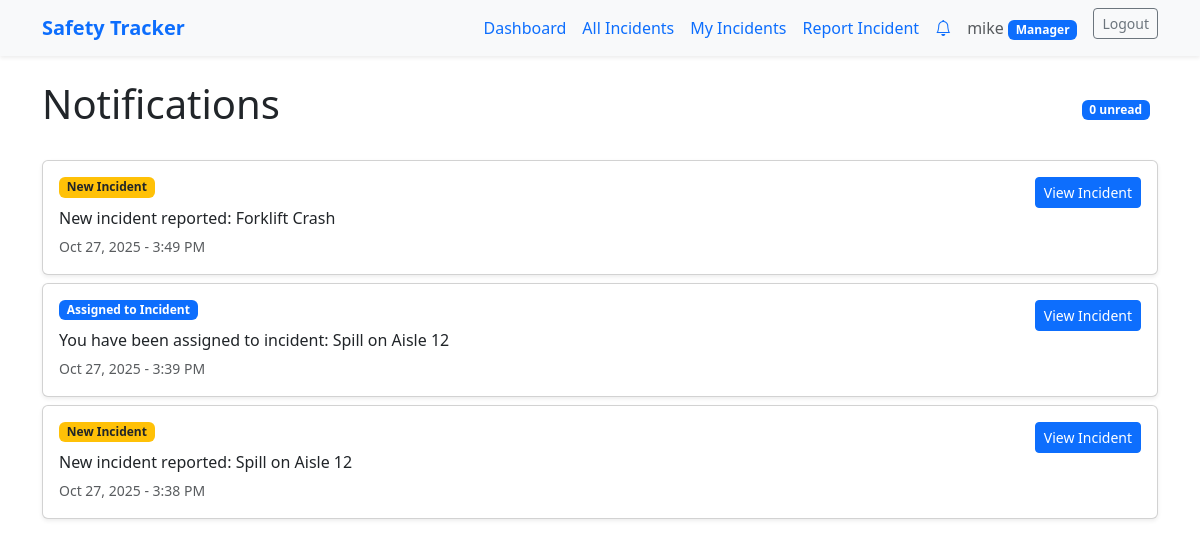
Screenshot of /incident_reporter/notifications/ (signed in) with the database file from the repository.
### incident_reporter/models.py (models this page shows, shortened)
class Notification(models.Model):
    NOTIFICATION_TYPES = [
        ('new_incident', 'New Incident'),
        ('status_change', 'Status Change'),
        ('assigned', 'Assigned to Incident'),
    ]
    user = models.ForeignKey(User, on_delete=models.CASCADE, related_name='notifications')
    incident = models.ForeignKey(Incident, on_delete=models.CASCADE, related_name='notifications')
    message = models.CharField(max_length=255)
    notification_type = models.CharField(max_length=20, choices=NOTIFICATION_TYPES)
    is_read = models.BooleanField(default=False)
    created_at = models.DateTimeField(auto_now_add=True)
    class Meta:
        ordering = ['-created_at']

### incident_reporter/views.py (the view)
# urls.py: path('notifications/', views.notifications_list, name='notifications'),
@login_required(login_url='/users/login/')
def notifications_list(request):
    notifications = Notification.objects.filter(user=request.user)
    unread_count = notifications.filter(is_read=False).count()
    context = {
        'notifications': notifications,
        'unread_count': unread_count,
    }
    return render(request, 'incident_reporter/notifications.html', context)

### incident_reporter/context_processors.py (called while the page is built)
def unread_notifications(request):
    if request.user.is_authenticated:
        unread_count = Notification.objects.filter(user=request.user, is_read=False).count()
        return {'unread_notifications_count': unread_count}
    return {'unread_notifications_count': 0}

### users/models.py (called while the page is built)
    def is_manager(self):
        return self.role == 'manager'

### incident_reporter/templates/incident_reporter/notifications.html (shortened to what this page needs)
{% extends 'layout.html' %}
{% block content %}
<section>
    <div class="d-flex justify-content-between align-items-center mb-4">
        <h1>Notifications</h1>
        <div>
            <span class="badge bg-primary me-2">{{ unread_count }} unread</span>
        </div>
    </div>
    {% for notification in notifications %}
        <div class="card mb-2 shadow-sm {% if not notification.is_read %}border-primary{% endif %}">
            <div class="card-body">
                <div class="d-flex justify-content-between align-items-start">
                    <div class="flex-grow-1">
                        <div class="d-flex align-items-center mb-2">
                            <span class="badge
                                {% if notification.notification_type == 'new_incident' %}bg-warning text-dark
                                {% elif notification.notification_type == 'status_change' %}bg-info
                                {% elif notification.notification_type == 'assigned' %}bg-primary
                                {% endif %} me-2">
                                {{ notification.get_notification_type_display }}
                            </span>
                        </div>
                        <p class="mb-1">{{ notification.message }}</p>
                        <small class="text-muted">{{ notification.created_at|date:"M d, Y - g:i A" }}</small>
                    </div>
                    <a href="{% url 'incident:mark-notification-read' notification_id=notification.id %}"
                       class="btn btn-sm btn-primary">View Incident</a>
                </div>
            </div>
        </div>
    {% empty %}
        <div class="alert alert-info">
            No notifications yet.
        </div>
    {% endfor %}
</section>
{% endblock %}

### templates/layout.html (shortened to what this page needs)
<!DOCTYPE html>
{% load static %}
<html lang="en">
<head>
    <link href="https://cdn.jsdelivr.net/npm/bootstrap@5.3.2/dist/css/bootstrap.min.css" rel="stylesheet">
    <link rel="stylesheet" href="https://cdn.jsdelivr.net/npm/bootstrap-icons@1.11.1/font/bootstrap-icons.css">
</head>
<body class="bg-white text-dark">
    <nav class="navbar navbar-expand-lg navbar-light bg-light shadow-sm mb-4">
      <div class="container">
        <a class="navbar-brand text-primary fw-bold" href="/">Safety Tracker</a>
        <div class="collapse navbar-collapse" id="navbarNav">
          <ul class="navbar-nav ms-auto">
            {% if user.is_authenticated %}
                {% if user.profile.is_manager %}
                    <li class="nav-item"><a class="nav-link text-primary" href="{% url 'incident:manager-dashboard' %}">Dashboard</a></li>
                    <li class="nav-item"><a class="nav-link text-primary" href="{% url 'incident:list' %}">All Incidents</a></li>
                    <li class="nav-item"><a class="nav-link text-primary" href="{% url 'incident:my-incidents' %}">My Incidents</a></li>
                    <li class="nav-item"><a class="nav-link text-primary" href="{% url 'incident:new-incident' %}">Report Incident</a></li>
                    <li class="nav-item">
                        <a class="nav-link text-primary position-relative" href="{% url 'incident:notifications' %}">
                            <i class="bi bi-bell"></i>
                        </a>
                    </li>
                {% endif %}
                <li class="nav-item">
                  <span class="nav-link text-muted">
                    {{ user.username }}
                    {% if user.profile.is_manager %}
                      <span class="badge bg-primary">Manager</span>
                    {% endif %}
                  </span>
                </li>
                <li class="nav-item">
                  <form action="{% url 'users:logout' %}" method="post" class="d-inline">
                      <button class="btn btn-outline-secondary btn-sm ms-2" type="submit">Logout</button>
                  </form>
                </li>
            {% else %}
                <li class="nav-item"><a class="nav-link text-primary" href="{% url 'users:register' %}">Register</a></li>
                <li class="nav-item"><a class="nav-link text-primary" href="{% url 'users:login' %}">Login</a></li>
            {% endif %}
          </ul>
        </div>
      </div>
    </nav>
    <main class="container">
        {% block content %}
        {% endblock %}
    </main>
</body>
</html>

### rows the page displays
Notification: notification_type "New Incident", message "New incident reported: Forklift Crash", created_at "Oct 27, 2025 - 3:49 PM"
Notification: notification_type "Assigned to Incident", message "You have been assigned to incident: Spill on Aisle 12", created_at "Oct 27, 2025 - 3:39 PM"
Notification: notification_type "New Incident", message "New incident reported: Spill on Aisle 12", created_at "Oct 27, 2025 - 3:38 PM"

### other values shown
{{ user.username }} "mike"
{{ unread_count }} "0"
